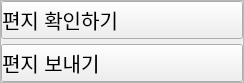
                     <widget class="QWidget" name="menuPage3">
                      <property name="geometry">
                       <rect>
                        <x>0</x>
                        <y>0</y>
                        <width>244</width>
                        <height>69</height>
                       </rect>
                      </property>
                      <attribute name="label">
                       <string>편지함</string>
                      </attribute>
                      <layout class="QVBoxLayout" name="verticalLayout_4">
                       <property name="spacing">
                        <number>0</number>
                       </property>
                       <property name="leftMargin">
                        <number>0</number>
                       </property>
                       <property name="topMargin">
                        <number>0</number>
                       </property>
                       <property name="rightMargin">
                        <number>0</number>
                       </property>
                       <property name="bottomMargin">
                        <number>0</number>
                       </property>
                       <item alignment="Qt::AlignTop">
                        <widget class="QFrame" name="frame_120">
                         <property name="frameShape">
                          <enum>QFrame::StyledPanel</enum>
                         </property>
                         <property name="frameShadow">
                          <enum>QFrame::Raised</enum>
                         </property>
                         <layout class="QVBoxLayout" name="verticalLayout_12">
                          <property name="spacing">
                           <number>5</number>
                          </property>
                          <property name="leftMargin">
                           <number>0</number>
                          </property>
                          <property name="topMargin">
                           <number>0</number>
                          </property>
                          <property name="rightMargin">
                           <number>0</number>
                          </property>
                          <property name="bottomMargin">
                           <number>0</number>
                          </property>
                          <item>
                           <widget class="QPushButton" name="pushButton">
                            <property name="font">
                             <font>
                              <pointsize>15</pointsize>
                             </font>
                            </property>
                            <property name="layoutDirection">
                             <enum>Qt::LeftToRight</enum>
                            </property>
                            <property name="styleSheet">
                             <string notr="true">text-align:left;</string>
                            </property>
                            <property name="text">
                             <string>편지 확인하기</string>
                            </property>
                           </widget>
                          </item>
                          <item alignment="Qt::AlignTop">
                           <widget class="QPushButton" name="pushButton_3">
                            <property name="font">
                             <font>
                              <pointsize>15</pointsize>
                             </font>
                            </property>
                            <property name="styleSheet">
                             <string notr="true">text-align:left;</string>
                            </property>
                            <property name="text">
                             <string>편지 보내기</string>
                            </property>
                           </widget>
                          </item>
                         </layout>
                        </widget>
                       </item>
                      </layout>
                     </widget>
